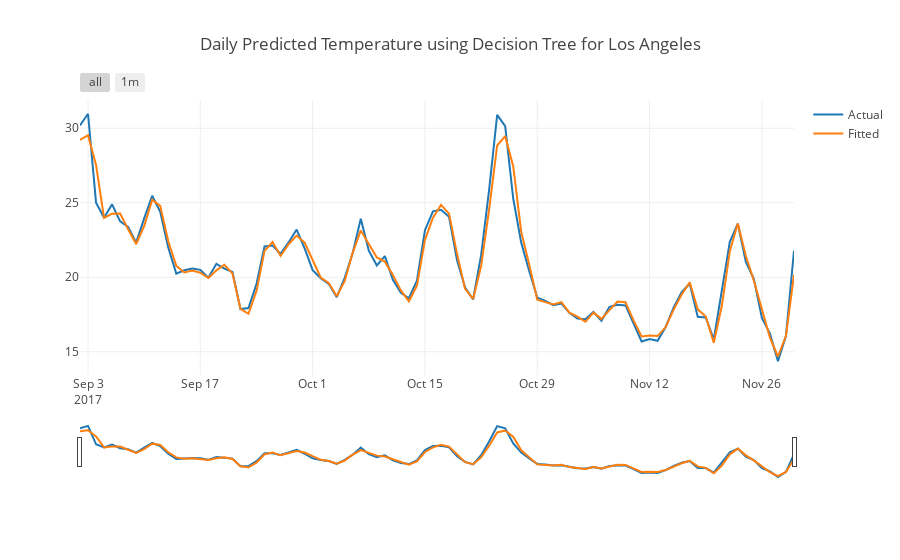

Write notebook code for a chart like this one.
### Code cell
city = city.replace('_',' ')
# Plotting the daily predicted temperature vs Actual Temperature - Decision Tree
fig = charter_helper_fitted("Daily Predicted Temperature using Decision Tree for "+ city, predictions)
iplot(fig)
#py.image.save_as(fig, f'{IMAGE_DIR}/Daily_DT_actual_vs_predict.png')
